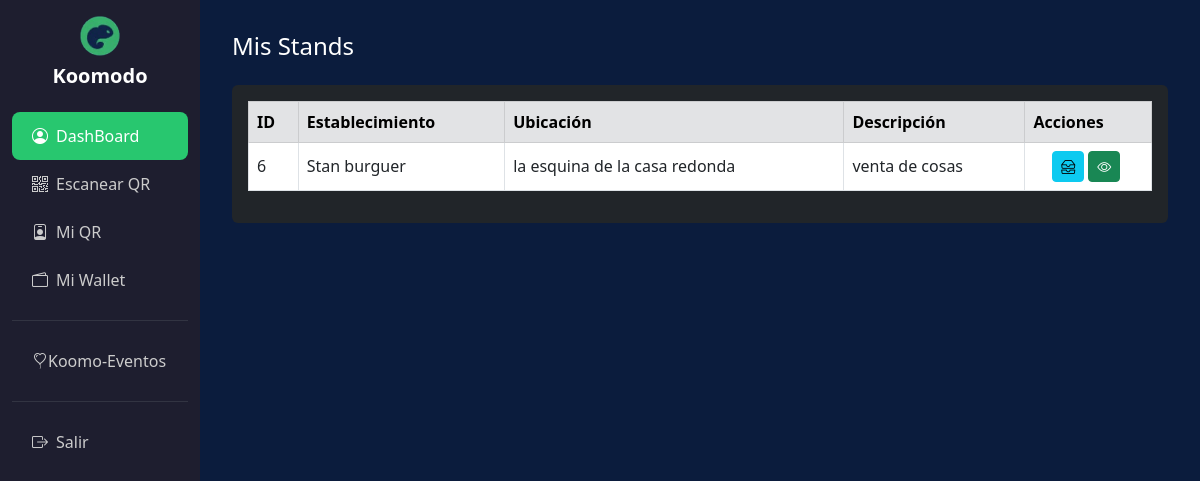
The page /kooomo_eventos (signed in) on the database its author committed.
### tables this page shows
CREATE TABLE `stands` (
  `id` int(11) NOT NULL,
  `nombre` varchar(150) NOT NULL,
  `descripcion` text DEFAULT NULL,
  `ubicacion` varchar(200) DEFAULT NULL,
  `estado` varchar(50) DEFAULT 'Activo',
  `id_user` int(11) NOT NULL
);

### app/models/koomoeventos.php (called while the page is built, shortened)
<?php
class Komodoeventos {
    private $conn;
    private $table = "stands";
    private $table2 = "usuarios";
    public function __construct($db) {
        $this->conn = $db;
    }
    public function obtenerStand() {
        $stmt = $this->conn->prepare("SELECT s.id, s.nombre, s.descripcion, s.ubicacion, s.estado, u.nombre_completo
                                      FROM {$this->table} s INNER JOIN {$this->table2} u ON u.id = s.id_user");
        $stmt->execute();
        return $stmt->fetchAll(PDO::FETCH_ASSOC);
    }
}

### app/views/koomo_eventos.php (the view, shortened to what this page needs)
<?php
require_once __DIR__ . '/../models/koomoeventos.php';
$db     = new Database();
$conn   = $db->connect();
$model  = new Komodoeventos($conn);
$stands = $model->obtenerStand();
?>
<!DOCTYPE html>
<html lang="es">
<head>
  <link href="https://cdn.jsdelivr.net/npm/bootstrap@5.3.0/dist/css/bootstrap.min.css" rel="stylesheet">
  <link href="https://cdnjs.cloudflare.com/ajax/libs/bootstrap-icons/1.8.1/font/bootstrap-icons.min.css" rel="stylesheet">
</head>
<body>
<div class="container-fluid">
  <div class="row">
    <?php include 'menu.php'; ?>
    <div class="col-md-9 col-lg-10 content">
      <div class="d-flex justify-content-between align-items-center mb-3">
        <h4>Mis Stands</h4>
      </div>
      <div class="table-responsive bg-dark p-3 rounded">
        <table class="table table-bordered table-hover text-white align-middle">
          <thead class="table-secondary text-dark">
            <tr>
              <th>ID</th>
              <th>Establecimiento</th>
              <th>Ubicación</th>
              <th>Descripción</th>
              <th>Acciones</th>
            </tr>
          </thead>
          <tbody>
          <?php foreach ($stands as $s): ?>
            <tr>
              <td><?= $s['id'] ?></td>
              <td><?= $s['nombre'] ?></td>
              <td><?= htmlspecialchars($s['ubicacion']) ?></td>
              <td><?= htmlspecialchars($s['descripcion']) ?></td>
              <td class="text-center">
                <button class="btn btn-info btn-sm" data-bs-toggle="modal"
                        data-bs-target="#modalProductos<?= $s['id'] ?>">
                  <i class="bi bi-inboxes"></i>
                </button>
                <button class="btn btn-success btn-sm me-1" data-bs-toggle="modal"
                        data-bs-target="#modalRegistrarProducto<?= $s['id'] ?>">
                  <i class="bi bi-eye"></i>
                </button>
              </td>
            </tr>
          <?php endforeach; ?>
          </tbody>
        </table>
      </div>
    </div>
  </div>
</div>
</body>
</html>

### app/views/koomo_eventos.php (style rules this page uses)
body { background-color:#0B1C3D; color:#fff; }
.content { padding:2rem; }

### rows shown on the page
stands: id "6", nombre "Stan burguer", ubicacion "la esquina de la casa redonda", descripcion "venta de cosas"
